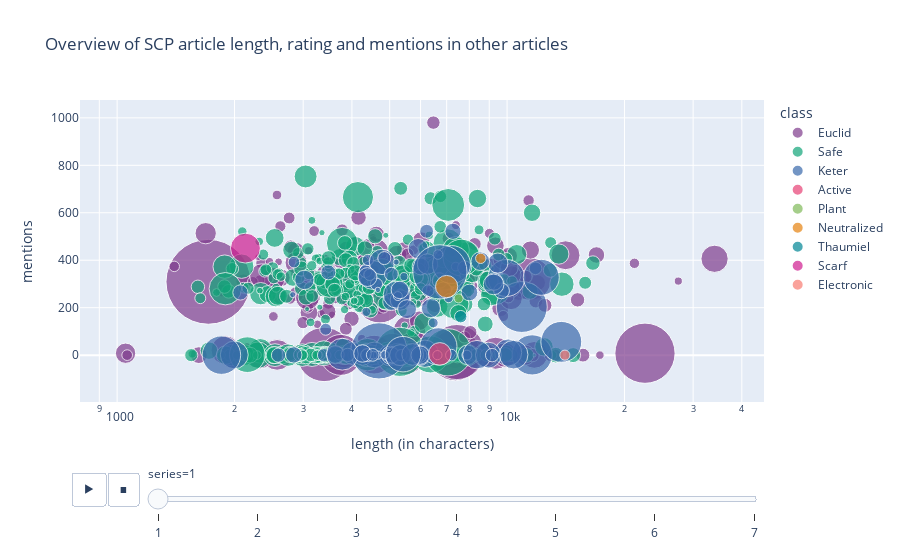

Here is the notebook cell this chart was saved with:
### Code cell
figure=px.scatter(
    ratings_df.dropna(subset=["rating"]),
    x="length",
    y="mentions",
    size="rating",
    color="class",
    color_discrete_sequence=px.colors.qualitative.Bold,
    hover_name="code",
    animation_frame="series",
    hover_data = {"series":False},
    log_x=True,
    size_max=60,
    title="Overview of SCP article length, rating and mentions in other articles",
)
figure.update_layout(xaxis_title="length (in characters)")
figure.show()

### Figure 1 — Plotly figure (JSON) as saved in the notebook; plotly's stock layout.template omitted (floating-point values rounded to 4 significant figures; data arrays with more than 128 entries replaced by an {"elided": "..."} marker saying what was removed)
{"data": [{"customdata": {"elided": "415x1 int values"}, "hovertemplate": "<b>%{hovertext}</b><br><br>class=Euclid<br>length=%{x}<br>mentions=%{y}<br>rating=%{marker.size}<extra></extra>", "hovertext": {"elided": "415 str values"}, "legendgroup": "Euclid", "marker": {"color": "rgb(127, 60, 141)", "size": {"elided": "415 int values"}, "sizemode": "area", "sizeref": 2.129, "symbol": "circle"}, "mode": "markers", "name": "Euclid", "orientation": "v", "showlegend": true, "type": "scatter", "x": {"elided": "415 int values"}, "xaxis": "x", "y": {"elided": "415 int values"}, "yaxis": "y"}, {"customdata": {"elided": "379x1 int values"}, "hovertemplate": "<b>%{hovertext}</b><br><br>class=Safe<br>length=%{x}<br>mentions=%{y}<br>rating=%{marker.size}<extra></extra>", "hovertext": {"elided": "379 str values"}, "legendgroup": "Safe", "marker": {"color": "rgb(17, 165, 121)", "size": {"elided": "379 int values"}, "sizemode": "area", "sizeref": 2.129, "symbol": "circle"}, "mode": "markers", "name": "Safe", "orientation": "v", "showlegend": true, "type": "scatter", "x": {"elided": "379 int values"}, "xaxis": "x", "y": {"elided": "379 int values"}, "yaxis": "y"}, {"customdata": [[1], [1], [1], [1], [1], [1], [1], [1], [1], [1], [1], [1], [1], [1], [1], [1], [1], [1], [1], [1], [1], [1], [1], [1], [1], [1], [1], [1], [1], [1], [1], [1], [1], [1], [1], [1], [1], [1], [1], [1], [1], [1], [1], [1], [1], [1], [1], [1], [1], [1], [1], [1], [1], [1], [1], [1], [1], [1], [1], [1], [1], [1], [1], [1], [1], [1], [1], [1], [1], [1], [1], [1], [1], [1], [1], [1], [1], [1], [1], [1], [1], [1], [1], [1], [1], [1], [1], [1], [1], [1], [1], [1], [1], [1], [1]], "hovertemplate": "<b>%{hovertext}</b><br><br>class=Keter<br>length=%{x}<br>mentions=%{y}<br>rating=%{marker.size}<extra></extra>", "hovertext": ["SCP-016", "SCP-017", "SCP-019", "SCP-020", "SCP-029", "SCP-035", "SCP-047", "SCP-055", "SCP-058", "SCP-059", "SCP-060", "SCP-076", "SCP-090", "SCP-094", "SCP-106", "SCP-122", "SCP-129", "SCP-140", "SCP-149", "SCP-150", "SCP-165", "SCP-169", "SCP-204", "SCP-217", "SCP-233", "SCP-236", "SCP-239", "SCP-255", "SCP-259", "SCP-271", "SCP-274", "SCP-280", "SCP-293", "SCP-307", "SCP-319", "SCP-339", "SCP-352", "SCP-353", "SCP-354", "SCP-363", "SCP-370", "SCP-396", "SCP-409", "SCP-414", "SCP-435", "SCP-469", "SCP-496", "SCP-505", "SCP-510", "SCP-515", "SCP-532", "SCP-575", "SCP-579", "SCP-582", "SCP-589", "SCP-609", "SCP-610", "SCP-616", "SCP-631", "SCP-667", "SCP-673", "SCP-679", "SCP-682", "SCP-689", "SCP-718", "SCP-722", "SCP-734", "SCP-736", "SCP-738", "SCP-742", "SCP-743", "SCP-752", "SCP-770", "SCP-771", "SCP-775", "SCP-785", "SCP-804", "SCP-813", "SCP-835", "SCP-836", "SCP-858", "SCP-861", "SCP-870", "SCP-871", "SCP-902", "SCP-938", "SCP-939", "SCP-940", "SCP-947", "SCP-952", "SCP-953", "SCP-957", "SCP-968", "SCP-990", "SCP-1000"], "legendgroup": "Keter", "marker": {"color": "rgb(57, 105, 172)", "size": [701, 829, 483, 523, 433, 1720, 193, 3364, 792, 221, 450, 1472, 180, 286, 2762, 330, 82, 1455, 247, 265, 437, 891, 209, 781, 171, 134, 691, 171, 181, 89, 158, 203, 31, 85, 435, 143, 332, 303, 1378, 297, 434, 239, 401, 324, 455, 391, 41, 279, 152, 205, 39, 142, 273, 381, 69, 446, 1530, 370, 105, 98, 87, 153, 3134, 379, 216, 145, 156, 331, 782, 190, 341, 409, 139, 72, 67, 254, 712, 125, 873, 79, 135, 105, 466, 1080, 1579, 91, 867, 326, 226, 192, 501, 358, 173, 1341, 1778], "sizemode": "area", "sizeref": 2.129, "symbol": "circle"}, "mode": "markers", "name": "Keter", "orientation": "v", "showlegend": true, "type": "scatter", "x": [4569, 1997, 4997, 4009, 4261, 11595, 3396, 4693, 6155, 4998, 5979, 6666, 4378, 2838, 10908, 5054, 7385, 9959, 2071, 9678, 5325, 4523, 7785, 5214, 4336, 4396, 4778, 11830, 4844, 4357, 4625, 5050, 4663, 5246, 5916, 2841, 5312, 5998, 12238, 8006, 9467, 3480, 3022, 9254, 9235, 6380, 5195, 7265, 6275, 6217, 2820, 4441, 6867, 4385, 5438, 6250, 7204, 8536, 6465, 6649, 7082, 3427, 6725, 5541, 2593, 7198, 4952, 3626, 10063, 3902, 5020, 7921, 5349, 4656, 4540, 5056, 8952, 5371, 10395, 4853, 5353, 7888, 5317, 3780, 1851, 6628, 8372, 4258, 5972, 9156, 5725, 5987, 4523, 5410, 13773], "xaxis": "x", "y": [1, 1, 0, 8, 0, 1, 0, 18, 6, 0, 0, 37, 0, 1, 203, 225, 373, 325, 264, 271, 232, 338, 368, 255, 354, 401, 393, 366, 409, 182, 299, 341, 275, 249, 449, 392, 275, 374, 328, 264, 388, 349, 317, 310, 298, 198, 392, 522, 271, 522, 255, 339, 275, 329, 331, 384, 382, 396, 136, 424, 240, 109, 351, 194, 0, 0, 0, 3, 11, 1, 0, 1, 0, 0, 0, 0, 0, 0, 2, 1, 0, 0, 0, 4, 0, 0, 2, 7, 0, 0, 3, 0, 1, 4, 56], "yaxis": "y"}, {"customdata": [[1]], "hovertemplate": "<b>%{hovertext}</b><br><br>class=Active<br>length=%{x}<br>mentions=%{y}<br>rating=%{marker.size}<extra></extra>", "hovertext": ["SCP-040"], "legendgroup": "Active", "marker": {"color": "rgb(231, 63, 116)", "size": [549], "sizemode": "area", "sizeref": 2.129, "symbol": "circle"}, "mode": "markers", "name": "Active", "orientation": "v", "showlegend": true, "type": "scatter", "x": [6722], "xaxis": "x", "y": [5], "yaxis": "y"}, {"customdata": [[1]], "hovertemplate": "<b>%{hovertext}</b><br><br>class=Plant<br>length=%{x}<br>mentions=%{y}<br>rating=%{marker.size}<extra></extra>", "hovertext": ["SCP-199"], "legendgroup": "Plant", "marker": {"color": "rgb(128, 186, 90)", "size": [88], "sizemode": "area", "sizeref": 2.129, "symbol": "circle"}, "mode": "markers", "name": "Plant", "orientation": "v", "showlegend": true, "type": "scatter", "x": [7511], "xaxis": "x", "y": [239], "yaxis": "y"}, {"customdata": [[1], [1]], "hovertemplate": "<b>%{hovertext}</b><br><br>class=Neutralized<br>length=%{x}<br>mentions=%{y}<br>rating=%{marker.size}<extra></extra>", "hovertext": ["SCP-356", "SCP-407"], "legendgroup": "Neutralized", "marker": {"color": "rgb(230, 131, 16)", "size": [114, 529], "sizemode": "area", "sizeref": 2.129, "symbol": "circle"}, "mode": "markers", "name": "Neutralized", "orientation": "v", "showlegend": true, "type": "scatter", "x": [8560, 6998], "xaxis": "x", "y": [408, 289], "yaxis": "y"}, {"customdata": [[1]], "hovertemplate": "<b>%{hovertext}</b><br><br>class=Thaumiel<br>length=%{x}<br>mentions=%{y}<br>rating=%{marker.size}<extra></extra>", "hovertext": ["SCP-378"], "legendgroup": "Thaumiel", "marker": {"color": "rgb(0, 134, 149)", "size": [164], "sizemode": "area", "sizeref": 2.129, "symbol": "circle"}, "mode": "markers", "name": "Thaumiel", "orientation": "v", "showlegend": true, "type": "scatter", "x": [7606], "xaxis": "x", "y": [162], "yaxis": "y"}, {"customdata": [[1]], "hovertemplate": "<b>%{hovertext}</b><br><br>class=Scarf<br>length=%{x}<br>mentions=%{y}<br>rating=%{marker.size}<extra></extra>", "hovertext": ["SCP-586"], "legendgroup": "Scarf", "marker": {"color": "rgb(207, 28, 144)", "size": [954], "sizemode": "area", "sizeref": 2.129, "symbol": "circle"}, "mode": "markers", "name": "Scarf", "orientation": "v", "showlegend": true, "type": "scatter", "x": [2133], "xaxis": "x", "y": [451], "yaxis": "y"}, {"customdata": [[1]], "hovertemplate": "<b>%{hovertext}</b><br><br>class=Electronic<br>length=%{x}<br>mentions=%{y}<br>rating=%{marker.size}<extra></extra>", "hovertext": ["SCP-720"], "legendgroup": "Electronic", "marker": {"color": "rgb(249, 123, 114)", "size": [108], "sizemode": "area", "sizeref": 2.129, "symbol": "circle"}, "mode": "markers", "name": "Electronic", "orientation": "v", "showlegend": true, "type": "scatter", "x": [14068], "xaxis": "x", "y": [0], "yaxis": "y"}], "layout": {"autosize": true, "legend": {"itemsizing": "constant", "title": {"text": "class"}, "tracegroupgap": 0}, "sliders": [{"active": 0, "currentvalue": {"prefix": "series="}, "len": 0.9, "pad": {"b": 10, "t": 60}, "steps": [{"args": [["1"], {"frame": {"duration": 0, "redraw": false}, "fromcurrent": true, "mode": "immediate", "transition": {"duration": 0, "easing": "linear"}}], "label": "1", "method": "animate"}, {"args": [["2"], {"frame": {"duration": 0, "redraw": false}, "fromcurrent": true, "mode": "immediate", "transition": {"duration": 0, "easing": "linear"}}], "label": "2", "method": "animate"}, {"args": [["3"], {"frame": {"duration": 0, "redraw": false}, "fromcurrent": true, "mode": "immediate", "transition": {"duration": 0, "easing": "linear"}}], "label": "3", "method": "animate"}, {"args": [["4"], {"frame": {"duration": 0, "redraw": false}, "fromcurrent": true, "mode": "immediate", "transition": {"duration": 0, "easing": "linear"}}], "label": "4", "method": "animate"}, {"args": [["5"], {"frame": {"duration": 0, "redraw": false}, "fromcurrent": true, "mode": "immediate", "transition": {"duration": 0, "easing": "linear"}}], "label": "5", "method": "animate"}, {"args": [["6"], {"frame": {"duration": 0, "redraw": false}, "fromcurrent": true, "mode": "immediate", "transition": {"duration": 0, "easing": "linear"}}], "label": "6", "method": "animate"}, {"args": [["7"], {"frame": {"duration": 0, "redraw": false}, "fromcurrent": true, "mode": "immediate", "transition": {"duration": 0, "easing": "linear"}}], "label": "7", "method": "animate"}], "x": 0.1, "xanchor": "left", "y": 0, "yanchor": "top"}], "title": {"text": "Overview of SCP article length, rating and mentions in other articles"}, "updatemenus": [{"buttons": [{"args": [null, {"frame": {"duration": 500, "redraw": false}, "fromcurrent": true, "mode": "immediate", "transition": {"duration": 500, "easing": "linear"}}], "label": "&#9654;", "method": "animate"}, {"args": [[null], {"frame": {"duration": 0, "redraw": false}, "fromcurrent": true, "mode": "immediate", "transition": {"duration": 0, "easing": "linear"}}], "label": "&#9724;", "method": "animate"}], "direction": "left", "pad": {"r": 10, "t": 70}, "showactive": false, "type": "buttons", "x": 0.1, "xanchor": "right", "y": 0, "yanchor": "top"}], "xaxis": {"anchor": "y", "autorange": true, "domain": [0, 1], "range": [2.912, 4.649], "title": {"text": "length (in characters)"}, "type": "log"}, "yaxis": {"anchor": "x", "autorange": true, "domain": [0, 1], "range": [-812.2, 1419.0], "title": {"text": "mentions"}, "type": "linear"}}}
